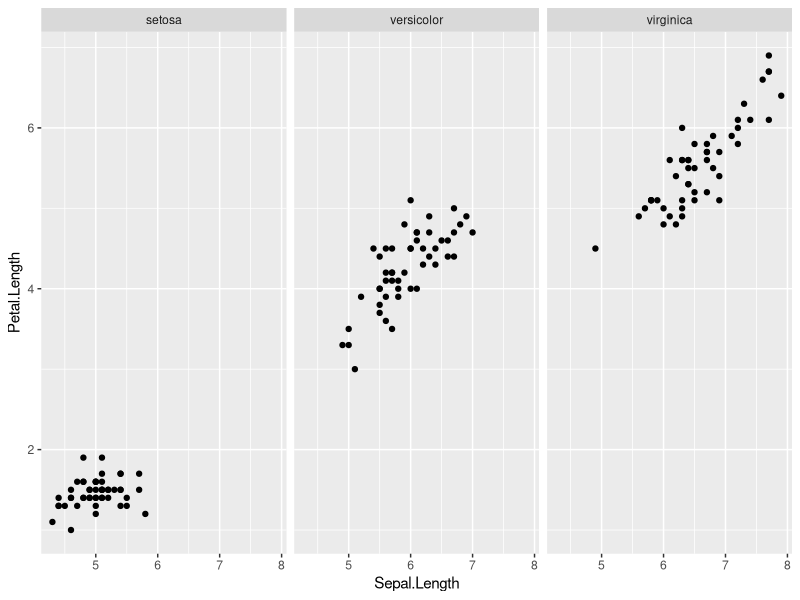
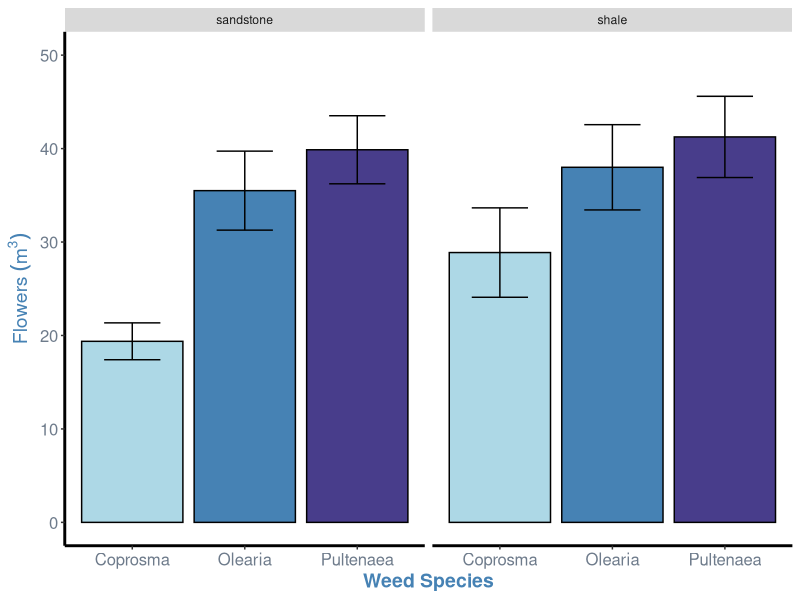

The R script that drew these images, in order:
## ---- chunk 1
library(knitr)
knitr::opts_chunk$set(warning = FALSE, message = FALSE)
library(tidyverse)
weeds<-read.csv("../../../resources/datafiles/weeds.csv")
weeds <- rename(weeds, flowers = flowers.m3)
weeds.summarise <- weeds %>% group_by(species) %>%
  summarise(mean = mean(flowers), se=sd(flowers)/sqrt(n()))
weeds.summarise2 <- weeds %>% group_by(species, soil) %>%
  summarise(mean = mean(flowers), se=sd(flowers/sqrt(n())))
weeds.aov2 <- aov(flowers ~ species * soil, data = weeds)
## ---- chunk 2
ggplot(iris, aes(x=Sepal.Length, y=Petal.Length)) +
  geom_point() +
  facet_grid(.~Species)
## ---- chunk 3
weeds.bar2 <- ggplot(weeds.summarise2, aes(x=species, y=mean, fill=species))+
  geom_bar(stat="identity", show.legend=F, colour="black")+
  labs(x="Weed Species", y= expression(Flowers~(m^3)))+
  theme(panel.background = element_blank(), panel.grid = element_blank(), axis.line = element_line(colour = "black", size=1), axis.text = element_text(colour="lightsteelblue4", size=12), axis.title = element_text(colour="steelblue", size=14, face="bold"))+
  scale_fill_manual(values = c("lightblue", "steelblue", "darkslateblue"))+
  geom_errorbar(aes(ymin = mean-se, ymax = mean+se), width=0.5)+
  ylim(0, 50)+
  facet_wrap(~soil)

weeds.bar2
